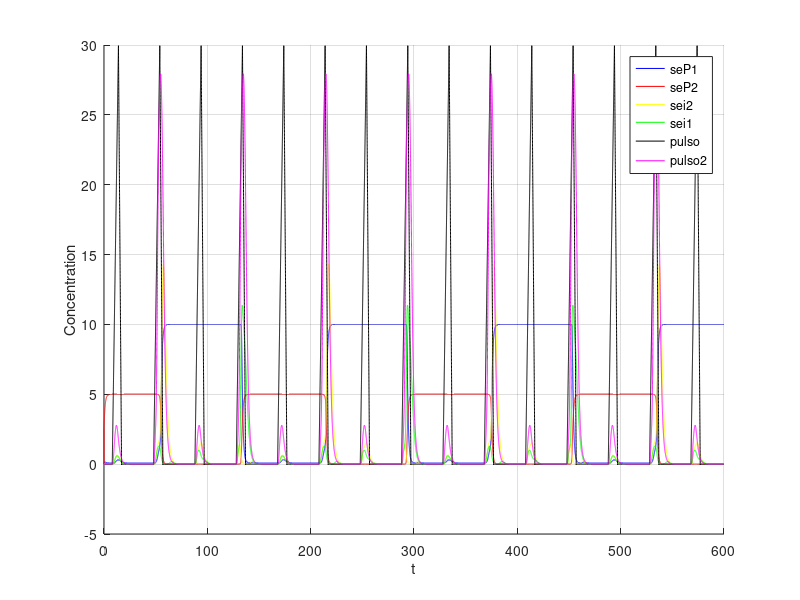
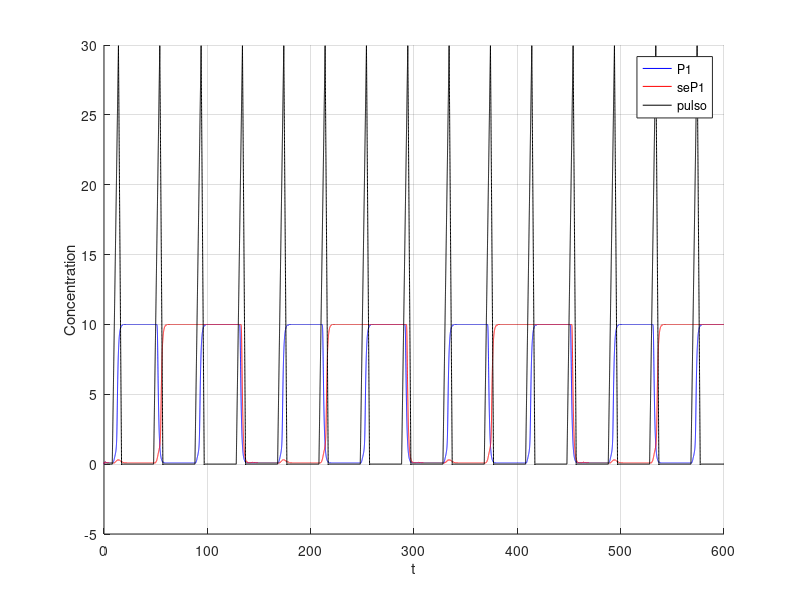

The MATLAB script that drew these images, in order:
clear;

dt=0.01; 
t=0:dt:600; 

%i = 1 ate 60000

p1 = 0;
p2 = 2.5;
ii1 = 0;
ii2 = 0;

%
alpha0 = 0.1;

% maximal expression rates
km1 = 2;
km2 = 2;

%dissociation constant
kp1 = 1;
kp2 = 2;

% parametros do collins para os iis
beta2 =3;
gama2 = 4;

%mass action constant
k1 = 2;

%degradation rate
kd1 = 0.6;

p1s = zeros(1, length(t));
p2s = zeros(1, length(t));

% pulso representa uma explosao na concentracao de mRNAs que possuem dois operators
% o primeiro precisa de p1 AND (NOT p2) e o segundo precisa de p2 AND (NOT p1)
pulso = zeros(1, length(t));

i1s = zeros(1, length(t));
i2s = zeros(1, length(t));


%posso alterar de diversas estranhas maneiras os alphas
alpha1 = 10; alpha2 = 5;
beta = 3;
gama = 4;

%-------------2bits---------------
% pulso para o segundo switch
pulso2 = zeros(1, length(t));
pulso2aux = 0;

sep1 = 0;
sep2 = 2.5;
seii1 = 0;
seii2 = 0;

% maximal expression rates
sekm1 = 2;
sekm2 = 2;

%dissociation constant
sekp1 = 1;
sekp2 = 2;

% parametros do collins para os iis
sebeta2 =3;
segama2 = 4;

sep1s = zeros(1, length(t));
sep2s = zeros(1, length(t));

sei1s = zeros(1, length(t));
sei2s = zeros(1, length(t));

sealpha1 = 10; sealpha2 = 5;
sebeta = 3;
segama = 4;

for i = 2:length(t)
   
   if (mod(i, 4000) >800 && mod(i,4000)<1400)
     pulso(i) = pulso(i-1)+0.05;
   endif
   
   if (mod(i, 4000) >=1400 && mod(i,4000)<1700)
     pulso(i) = pulso(i-1)-0.1;
   endif
  
  
  div = 1 + p1/kp1 + p2/kp2 + (p1*p2)/(kp1*kp2);
  
  
%  verde, depende do p1 (azul) 
%  dpdt = alpha0 + km1 * pulso(i) * ((1 + p1 / (kp1)) / div) - kd1*ii1;
  dpdt =  ( pulso(i) * ((1 + p1 / (kp1)) / div)     /   (1 + (ii2 / (1 + p1s(i) ) ) ^ beta2)   ) - ii1;
  ii1 = dpdt * dt + ii1;
  i1s(i) = ii1; 
  
  
%  amarelo deve ser o primeiro
% usei collins pois precisava que o crescimento de amarelo reprimisse o crescimento do verde.
%  dpdt = alpha0 + km2 * pulso(i) * ((1 + (p2) / (kp2 )) / div) - kd2*ii2;

% (pulso controla a execucao da  AND entre p1 e not p2) -> representa o maximal expression rate de collins           collins  para verde reprimir amarelo
  dpdt = ( pulso(i) * ((1 + p1 / (kp1)) / div)       /              (1 + (ii1 / (1 + p2s(i) ) ) ^ gama2)     ) - ii2;
  ii2 = dpdt * dt + ii2;
  i2s(i) = ii2; 
 
  dpdt = (alpha1 / (1 + (p2 / (1 + i2s(i) ) ) ^ beta )) - p1;
  p1 = dpdt * dt + p1;
  p1s(i) = p1;
  
  dpdt = (alpha2 / (1 + (p1 / (1 + i1s(i)) ) ^ gama)) - p2;
  p2 = dpdt * dt + p2;
  p2s(i) = p2;
  
  
%%  ----------2bits-----------
%%  mRNA que vai funcionar como pulso2
  dpdt =  k1*i1s(i) -kd1*pulso2aux;
  pulso2aux = dpdt * dt + pulso2aux;
  pulso2(i) = pulso2aux;
  
  sediv = 1 + sep1/sekp1 + sep2/sekp2 + (sep1*sep2)/(sekp1*sekp2);

  dpdt = ( 1.01* pulso2(i) * ((1 + sep1 / (sekp1)) / sediv)     /   (1 + (seii2 / (1 + sep1s(i) ) ) ^ sebeta2)   ) - seii1;
  seii1 = dpdt * dt + seii1;
  sei1s(i) = seii1; 
    
  dpdt = ( pulso2(i) * ((1 + sep1 / (sekp1)) / sediv)       /              (1 + (seii1 / (1 + sep2s(i) ) ) ^ segama2)     ) - seii2;
  seii2 = dpdt * dt + seii2;
  sei2s(i) = seii2; 
 
  dpdt = (sealpha1 / (1 + (sep2 / (1 + sei2s(i) ) ) ^ sebeta )) - sep1;
  sep1 = dpdt * dt + sep1;
  sep1s(i) = sep1;
  
  dpdt = (sealpha2 / (1 + (sep1 / (1 + sei1s(i)) ) ^ segama)) - sep2;
  sep2 = dpdt * dt + sep2;
  sep2s(i) = sep2;


endfor

%figure;
%hold on;
%grid on;
%%plot(t, p1s, 'b;P1;', t ,p2s, 'r;P2;', t , pulso , 'k;pulso;');
%plot(t, p1s, 'b;P1;', t ,p2s, 'r;P2;', t , i2s, 'y;i2;', t ,i1s,'g;i1;', t , pulso , 'k;pulso;');
%
figure;
hold on;
grid on;
%plot(t, p1s, 'b;P1;', t ,p2s, 'r;P2;', t , pulso , 'k;pulso;');
plot(t, sep1s, 'b;seP1;', t ,sep2s, 'r;seP2;', t , sei2s, 'y;sei2;', t ,sei1s,'g;sei1;', t , pulso , 'k;pulso;', t, pulso2, 'm;pulso2;');
xlabel('t');
ylabel('Concentration');

figure;
hold on;
grid on;
%plot(t, p1s, 'b;P1;', t ,p2s, 'r;P2;', t , pulso , 'k;pulso;');
plot(t, p1s, 'b;P1;', t, sep1s, 'r;seP1;', t , pulso , 'k;pulso;');
xlabel('t');
ylabel('Concentration');